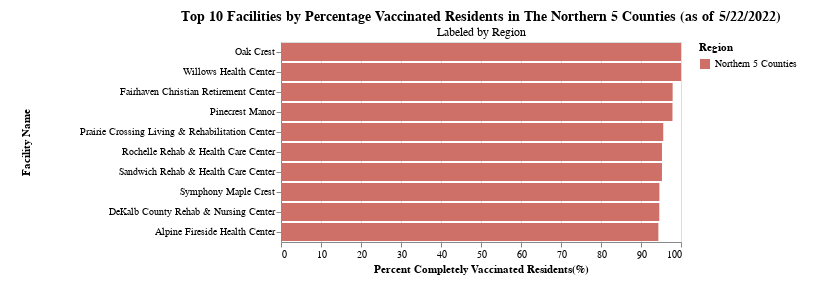

This figure's notebook cell:
### Code cell
# Create chart.
chart = alt.Chart(data_plot3).mark_bar().encode(
    y=alt.Y('clean_name', title="Facility Name",sort='-x'),
    x=alt.X('Resident Vaccination Rate',
           title="Percent Completely Vaccinated Residents(%)"),
    color=alt.Color('Region',scale=alt.Scale(range=['#ce7067']))).properties(padding={'top':10, 'bottom':10, 'left':20, "right":29},title={"text":'Top 10 Facilities by Percentage Vaccinated Residents in The Northern 5 Counties (as of 5/22/2022)', "subtitle":'Labeled by Region'})
# Configure fonts.
chart.configure_title(font='Century Gothic',
                     fontSize = 14).configure_axisX(
                        labelFont='Century Gothic').configure_axisY(labelFont='Century Gothic', labelLimit=250, titleX=-250)

### Figure 1 — Vega-Lite specification as saved in the notebook (floating-point values rounded to 4 significant figures)
{"config": {"view": {"continuousWidth": 400, "continuousHeight": 300}, "axisX": {"labelFont": "Century Gothic"}, "axisY": {"labelFont": "Century Gothic", "labelLimit": 250, "titleX": -250}, "title": {"font": "Century Gothic", "fontSize": 14}}, "data": {"name": "data-2873abbe63fd1ad33337df358e6f951a"}, "mark": "bar", "encoding": {"color": {"type": "nominal", "field": "Region", "scale": {"range": ["#ce7067"]}}, "x": {"type": "quantitative", "field": "Resident Vaccination Rate", "title": "Percent Completely Vaccinated Residents(%)"}, "y": {"type": "nominal", "field": "clean_name", "sort": "-x", "title": "Facility Name"}}, "padding": {"top": 10, "bottom": 10, "left": 20, "right": 29}, "title": {"text": "Top 10 Facilities by Percentage Vaccinated Residents in The Northern 5 Counties (as of 5/22/2022)", "subtitle": "Labeled by Region"}, "$schema": "https://vega.github.io/schema/vega-lite/v4.8.1.json", "datasets": {"data-2873abbe63fd1ad33337df358e6f951a": [{"Facility Name": "OAK CREST", "County": "DeKalb", "Staff Vaccination Rate": 98.4, "Resident Vaccination Rate": 100.0, "Staff Booster Rate": "84.48%", "Resident Booster Rate": "59.35%", "Staff Weekly Confirmed Cases": 3, "Staff Total Confirmed Cases": 130, "Staff Weekly COVID-19 Deaths": 0, "Staff Total COVID-19 Deaths": 0, "Resident Weekly Confirmed Cases": 0, "Resident Total Confirmed Cases": 27, "Resident Weekly COVID-19 Deaths": 0, "Resident Total COVID-19 Deaths": 1, "Region": "Northern 5 Counties", "clean_name": "Oak Crest"}, {"Facility Name": "WILLOWS HEALTH CENTER", "County": "Winnebago", "Staff Vaccination Rate": 89.15, "Resident Vaccination Rate": 100.0, "Staff Booster Rate": "No Value", "Resident Booster Rate": "100%", "Staff Weekly Confirmed Cases": 1, "Staff Total Confirmed Cases": 38, "Staff Weekly COVID-19 Deaths": 0, "Staff Total COVID-19 Deaths": 0, "Resident Weekly Confirmed Cases": 0, "Resident Total Confirmed Cases": 9, "Resident Weekly COVID-19 Deaths": 0, "Resident Total COVID-19 Deaths": 0, "Region": "Northern 5 Counties", "clean_name": "Willows Health Center"}, {"Facility Name": "FAIRHAVEN CHRISTIAN RET CENTER", "County": "Winnebago", "Staff Vaccination Rate": 91.46, "Resident Vaccination Rate": 97.91, "Staff Booster Rate": "90.91%", "Resident Booster Rate": "57.33%", "Staff Weekly Confirmed Cases": 2, "Staff Total Confirmed Cases": 120, "Staff Weekly COVID-19 Deaths": 0, "Staff Total COVID-19 Deaths": 1, "Resident Weekly Confirmed Cases": 3, "Resident Total Confirmed Cases": 58, "Resident Weekly COVID-19 Deaths": 0, "Resident Total COVID-19 Deaths": 0, "Region": "Northern 5 Counties", "clean_name": "Fairhaven Christian Retirement Center"}, {"Facility Name": "PINECREST MANOR", "County": "Ogle", "Staff Vaccination Rate": 83.93, "Resident Vaccination Rate": 97.87, "Staff Booster Rate": "96.74%", "Resident Booster Rate": "87.23%", "Staff Weekly Confirmed Cases": 0, "Staff Total Confirmed Cases": 76, "Staff Weekly COVID-19 Deaths": 0, "Staff Total COVID-19 Deaths": 0, "Resident Weekly Confirmed Cases": 0, "Resident Total Confirmed Cases": 33, "Resident Weekly COVID-19 Deaths": 0, "Resident Total COVID-19 Deaths": 6, "Region": "Northern 5 Counties", "clean_name": "Pinecrest Manor"}, {"Facility Name": "PRAIRIE CROSSING LVG & REHAB", "County": "DeKalb", "Staff Vaccination Rate": 87.29, "Resident Vaccination Rate": 95.56, "Staff Booster Rate": "93.02%", "Resident Booster Rate": "75.73%", "Staff Weekly Confirmed Cases": 1, "Staff Total Confirmed Cases": 62, "Staff Weekly COVID-19 Deaths": 0, "Staff Total COVID-19 Deaths": 0, "Resident Weekly Confirmed Cases": 0, "Resident Total Confirmed Cases": 71, "Resident Weekly COVID-19 Deaths": 0, "Resident Total COVID-19 Deaths": 7, "Region": "Northern 5 Counties", "clean_name": "Prairie Crossing Living & Rehabilitation Center"}, {"Facility Name": "SANDWICH REHAB & HCC", "County": "DeKalb", "Staff Vaccination Rate": 76.6, "Resident Vaccination Rate": 95.24, "Staff Booster Rate": "100%", "Resident Booster Rate": "66.67%", "Staff Weekly Confirmed Cases": 0, "Staff Total Confirmed Cases": 22, "Staff Weekly COVID-19 Deaths": 0, "Staff Total COVID-19 Deaths": 0, "Resident Weekly Confirmed Cases": 0, "Resident Total Confirmed Cases": 4, "Resident Weekly COVID-19 Deaths": 0, "Resident Total COVID-19 Deaths": 1, "Region": "Northern 5 Counties", "clean_name": "Rochelle Rehab & Health Care Center"}, {"Facility Name": "ROCHELLE REHAB & HEALTH CARE CENTER", "County": "Ogle", "Staff Vaccination Rate": 85.42, "Resident Vaccination Rate": 95.24, "Staff Booster Rate": "85%", "Resident Booster Rate": "51.22%", "Staff Weekly Confirmed Cases": 1, "Staff Total Confirmed Cases": 40, "Staff Weekly COVID-19 Deaths": 0, "Staff Total COVID-19 Deaths": 0, "Resident Weekly Confirmed Cases": 0, "Resident Total Confirmed Cases": 17, "Resident Weekly COVID-19 Deaths": 0, "Resident Total COVID-19 Deaths": 4, "Region": "Northern 5 Counties", "clean_name": "Sandwich Rehab & Health Care Center"}, {"Facility Name": "SYMPHONY MAPLE CREST", "County": "Boone", "Staff Vaccination Rate": 89.93, "Resident Vaccination Rate": 94.6, "Staff Booster Rate": "97.14%", "Resident Booster Rate": "67.16%", "Staff Weekly Confirmed Cases": 1, "Staff Total Confirmed Cases": 62, "Staff Weekly COVID-19 Deaths": 0, "Staff Total COVID-19 Deaths": 0, "Resident Weekly Confirmed Cases": 0, "Resident Total Confirmed Cases": 91, "Resident Weekly COVID-19 Deaths": 0, "Resident Total COVID-19 Deaths": 26, "Region": "Northern 5 Counties", "clean_name": "Symphony Maple Crest"}, {"Facility Name": "DEKALB COUNTY REHAB & NURSING", "County": "DeKalb", "Staff Vaccination Rate": 74.34, "Resident Vaccination Rate": 94.57, "Staff Booster Rate": "93.44%", "Resident Booster Rate": "43.45%", "Staff Weekly Confirmed Cases": 0, "Staff Total Confirmed Cases": 146, "Staff Weekly COVID-19 Deaths": 0, "Staff Total COVID-19 Deaths": 0, "Resident Weekly Confirmed Cases": 0, "Resident Total Confirmed Cases": 56, "Resident Weekly COVID-19 Deaths": 0, "Resident Total COVID-19 Deaths": 14, "Region": "Northern 5 Counties", "clean_name": "DeKalb County Rehab & Nursing Center"}, {"Facility Name": "ALPINE FIRESIDE HEALTH CENTER", "County": "Winnebago", "Staff Vaccination Rate": 76.39, "Resident Vaccination Rate": 94.34, "Staff Booster Rate": "90%", "Resident Booster Rate": "69.09%", "Staff Weekly Confirmed Cases": 0, "Staff Total Confirmed Cases": 54, "Staff Weekly COVID-19 Deaths": 0, "Staff Total COVID-19 Deaths": 1, "Resident Weekly Confirmed Cases": 0, "Resident Total Confirmed Cases": 52, "Resident Weekly COVID-19 Deaths": 0, "Resident Total COVID-19 Deaths": 4, "Region": "Northern 5 Counties", "clean_name": "Alpine Fireside Health Center"}]}}
